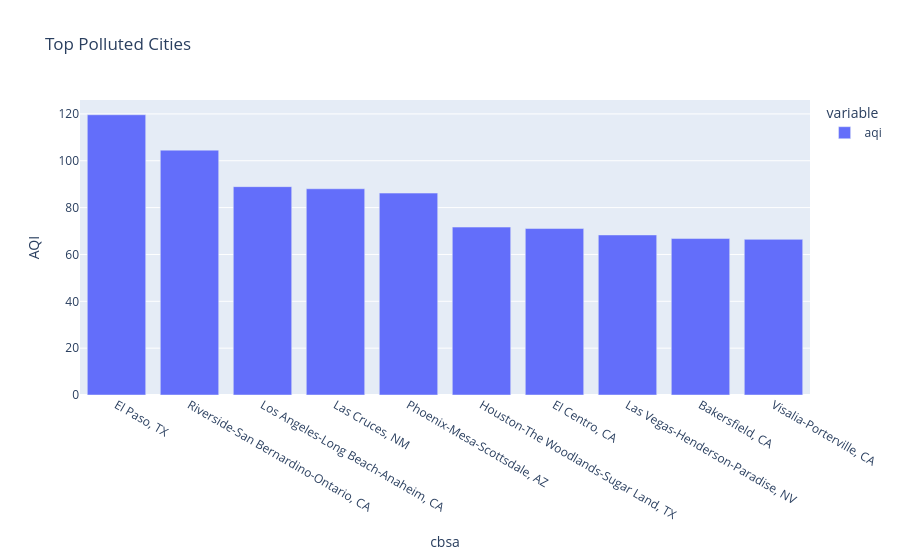

Notebook cell for this chart:
### Code cell
fig = px.bar(top_cities,
             title="Top Polluted Cities",
             labels={"value":"AQI","cbsa_name":"City"})

fig.show()

### Figure 1 — Plotly figure (JSON) as saved in the notebook; plotly's stock layout.template omitted (floating-point values rounded to 4 significant figures)
{"data": [{"alignmentgroup": "True", "hovertemplate": "variable=aqi<br>cbsa=%{x}<br>AQI=%{y}<extra></extra>", "legendgroup": "aqi", "marker": {"color": "#636efa", "pattern": {"shape": ""}}, "name": "aqi", "offsetgroup": "aqi", "orientation": "v", "showlegend": true, "textposition": "auto", "type": "bar", "x": ["El Paso, TX", "Riverside-San Bernardino-Ontario, CA", "Los Angeles-Long Beach-Anaheim, CA", "Las Cruces, NM", "Phoenix-Mesa-Scottsdale, AZ", "Houston-The Woodlands-Sugar Land, TX", "El Centro, CA", "Las Vegas-Henderson-Paradise, NV", "Bakersfield, CA", "Visalia-Porterville, CA"], "xaxis": "x", "y": [119.6, 104.5, 88.94, 88.05, 86.2, 71.69, 71.07, 68.33, 66.79, 66.45], "yaxis": "y"}], "layout": {"barmode": "relative", "legend": {"title": {"text": "variable"}, "tracegroupgap": 0}, "title": {"text": "Top Polluted Cities"}, "xaxis": {"anchor": "y", "domain": [0, 1], "title": {"text": "cbsa"}}, "yaxis": {"anchor": "x", "domain": [0, 1], "title": {"text": "AQI"}}}}
